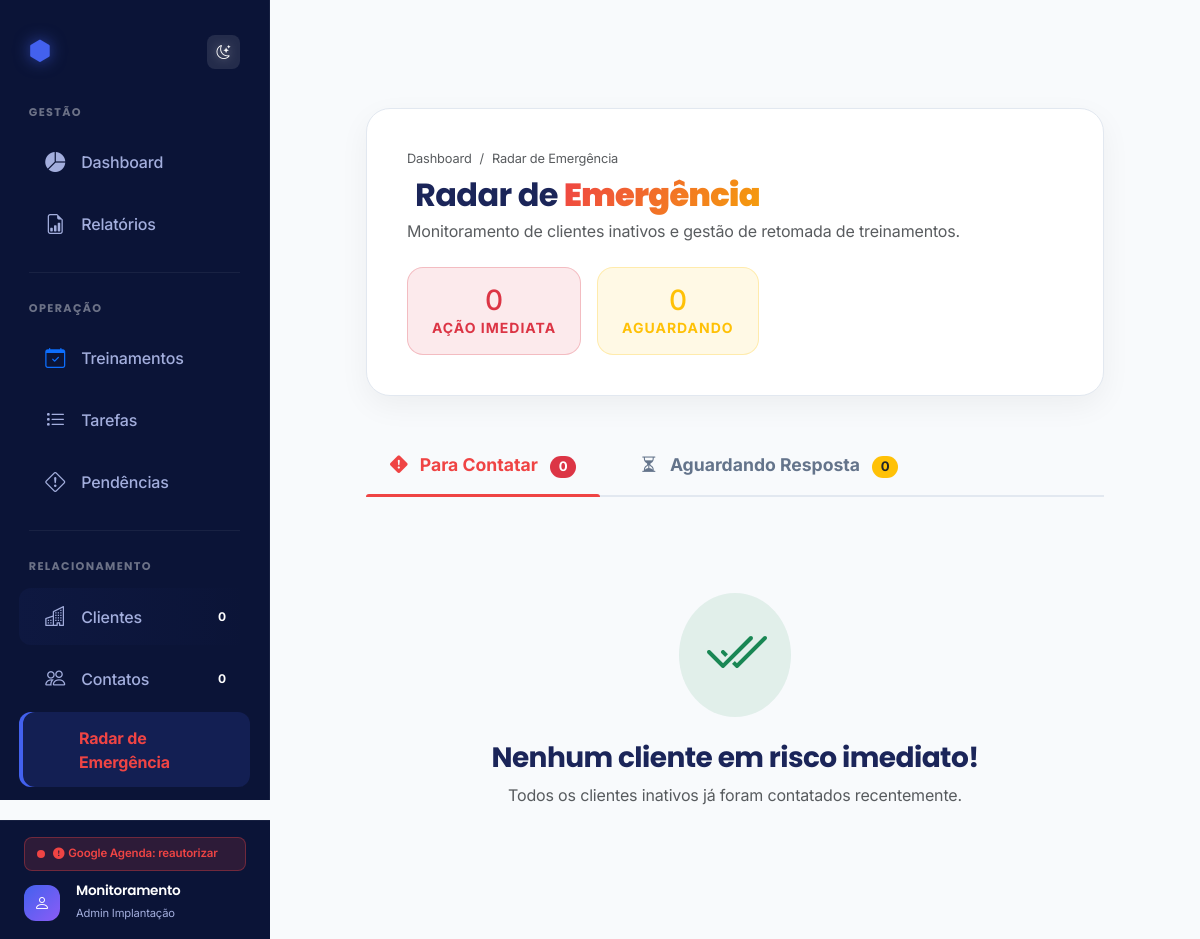
Page /radar_emergencia.php on the earlier database version.
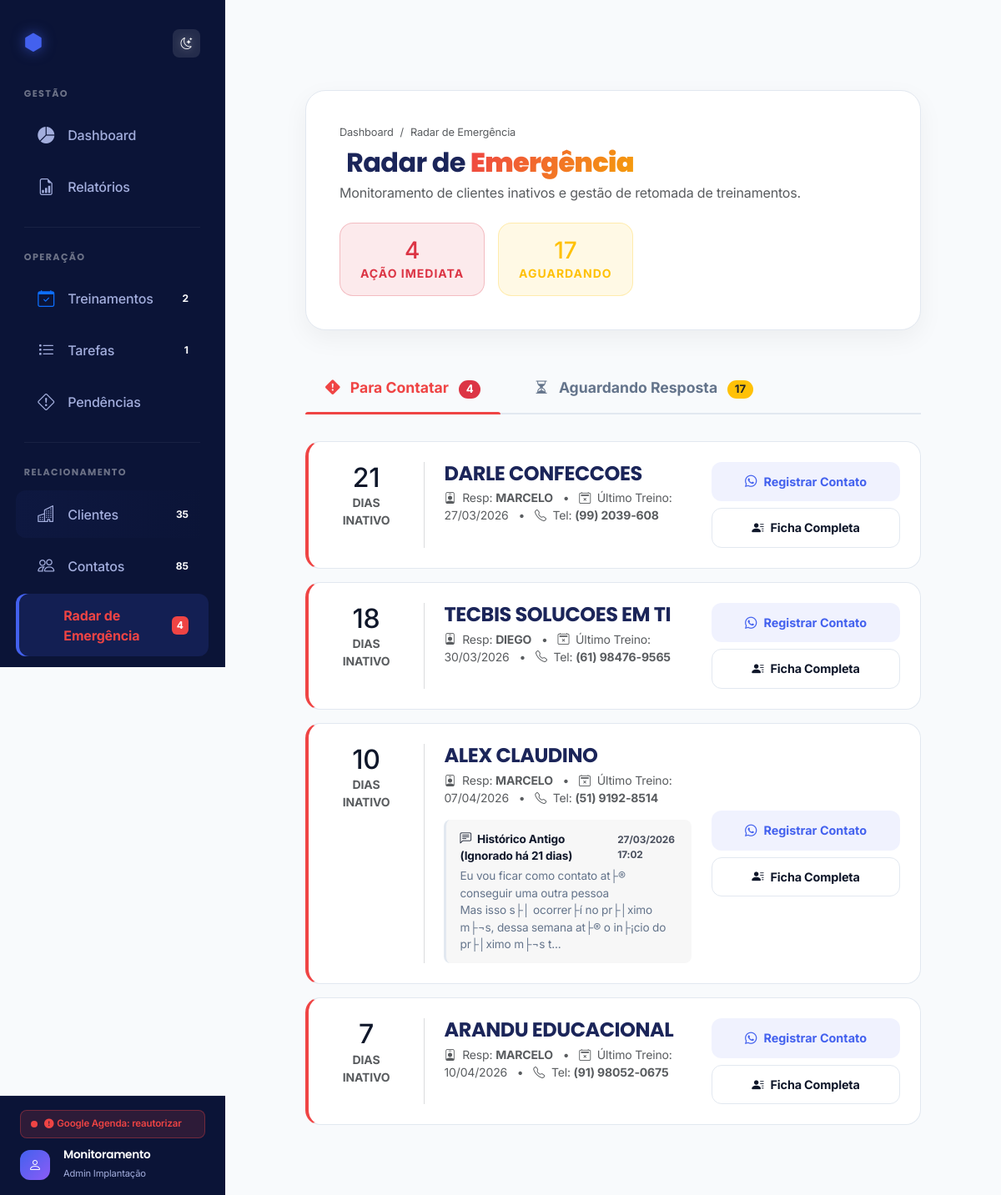
Same page on the later database version.
### tables this page shows
CREATE TABLE `clientes` (
  `id_cliente` int NOT NULL AUTO_INCREMENT,
  `data_criacao` timestamp NULL DEFAULT CURRENT_TIMESTAMP,
  `fantasia` varchar(255) NOT NULL,
  `servidor` varchar(255) DEFAULT NULL,
  `vendedor` varchar(255) DEFAULT NULL,
  `telefone_ddd` varchar(20) DEFAULT NULL,
  `observacao` text,
  `anexo` varchar(255) DEFAULT NULL,
  `status` enum('EM ANDAMENTO','CONCLUIDA','CANCELADA') DEFAULT 'EM ANDAMENTO',
  `data_inicio` date NOT NULL,
  `data_fim` date DEFAULT NULL,
  `emitir_nf` enum('Sim','N├úo') DEFAULT 'N├úo',
  `configurado` enum('Sim','N├úo') DEFAULT 'N├úo',
  `status_tratativa` enum('pendente','em_tratativa') DEFAULT 'pendente',
  `data_inicio_tratativa` datetime DEFAULT NULL,
  `num_licencas` int DEFAULT '0',
  `serial` varchar(100) DEFAULT '',
  `recursos` varchar(255) DEFAULT NULL,
  PRIMARY KEY (`id_cliente`),
  KEY `idx_fantasia` (`fantasia`),
  KEY `idx_data_criacao` (`data_criacao`),
  KEY `idx_status_tratativa` (`status_tratativa`)
);

### radar_emergencia.php (the view, shortened to what the rows shown need)
<?php
require_once 'config.php';
$dias_limite_inatividade = 5;
$dias_aguardando_retorno = 5;
$query_clientes_inativos = "
    SELECT
        c.id_cliente,
        c.fantasia,
        c.vendedor,
        c.data_inicio,
        COALESCE(
            NULLIF(TRIM(c.telefone_ddd), ''),
            (SELECT telefone_ddd FROM contatos ct WHERE ct.id_cliente = c.id_cliente AND ct.telefone_ddd IS NOT NULL AND TRIM(ct.telefone_ddd) != '' LIMIT 1)
        ) AS telefone_ddd,
        MAX(t.data_treinamento) as ulimo_treinamento_data,
        (
            SELECT MAX(data_observacao)
            FROM observacoes_cliente oc
            WHERE oc.id_cliente = c.id_cliente AND oc.tipo = 'CONTATO'
        ) as ultimo_contato_data,
        (
            SELECT conteudo
            FROM observacoes_cliente oc2
            WHERE oc2.id_cliente = c.id_cliente AND oc2.tipo = 'CONTATO'
            ORDER BY oc2.data_observacao DESC LIMIT 1
        ) as ultima_mensagem
    FROM clientes c
    LEFT JOIN treinamentos t ON c.id_cliente = t.id_cliente
    WHERE (c.data_fim IS NULL OR c.data_fim = '0000-00-00')
    AND c.id_cliente NOT IN (
        SELECT DISTINCT id_cliente FROM treinamentos WHERE status = 'PENDENTE'
    )
    GROUP BY c.id_cliente, c.fantasia, c.vendedor, c.data_inicio, c.telefone_ddd
    HAVING
        (ulimo_treinamento_data < DATE_SUB(CURDATE(), INTERVAL :dias_inatividade DAY)) OR
        (ulimo_treinamento_data IS NULL AND c.data_inicio < DATE_SUB(CURDATE(), INTERVAL :dias_inatividade2 DAY))
    ORDER BY ulimo_treinamento_data ASC, c.data_inicio ASC
";
$stmt = $pdo->prepare($query_clientes_inativos);
$stmt->bindValue(':dias_inatividade', $dias_limite_inatividade, PDO::PARAM_INT);
$stmt->bindValue(':dias_inatividade2', $dias_limite_inatividade, PDO::PARAM_INT);
$stmt->execute();
$todos_inativos = $stmt->fetchAll(PDO::FETCH_ASSOC);
$lista_para_contatar = [];
$lista_aguardando_resposta = [];
$hoje_time = time();
foreach ($todos_inativos as $cliente) {
    if ($cliente['ulimo_treinamento_data']) {
        $dias_sem_treinamento = floor(($hoje_time - strtotime($cliente['ulimo_treinamento_data'])) / 86400);
    } else {
        $dias_sem_treinamento = floor(($hoje_time - strtotime($cliente['data_inicio'])) / 86400);
    }
    $cliente['dias_sem_treinamento'] = $dias_sem_treinamento;
    $dias_ultimo_contato = null;
    if ($cliente['ultimo_contato_data']) {
        $dias_ultimo_contato = floor(($hoje_time - strtotime($cliente['ultimo_contato_data'])) / 86400);
    }
    $cliente['dias_ultimo_contato'] = $dias_ultimo_contato;
    if ($dias_ultimo_contato !== null && $dias_ultimo_contato <= $dias_aguardando_retorno) {
        $lista_aguardando_resposta[] = $cliente;
    } else {
        $lista_para_contatar[] = $cliente;
    }
}
include 'header.php';
?>
<div class="container-fluid px-lg-5 py-5">
    <div class="premium-header gsap-reveal">
        <div class="d-flex justify-content-between align-items-center flex-wrap gap-4">
            <div>
                <h2 class="fw-900 mb-1"><i class="bi bi-radar text-danger me-2"></i> Radar de <span class="title-accent">Emergência</span></h2>
            </div>
        </div>
    </div>
    <div class="tab-content" id="radarTabsContent">
        <div class="tab-pane fade show active" id="contatar" role="tabpanel" aria-labelledby="contatar-tab">
            <?php if (empty($lista_para_contatar)): ?>
                <div class="text-center py-5 gsap-reveal mt-5">
                    <div class="bg-success bg-opacity-10 text-success d-inline-flex p-4 rounded-circle mb-4">
                        <i class="bi bi-check2-all display-3"></i>
                    </div>
                    <h3 class="fw-900">Nenhum cliente em risco imediato!</h3>
                    <p class="text-muted">Todos os clientes inativos já foram contatados recentemente.</p>
                </div>
            <?php else: ?>
                <div class="row">
                    <?php foreach ($lista_para_contatar as $c):
                        $is_critical = $c['dias_sem_treinamento'] >= 30;
                        $card_class = $is_critical ? 'client-card-critical' : 'client-card-danger';
                    ?>
                        <div class="col-12 gsap-reveal">
                            <div class="client-card-premium <?= $card_class ?>">
                                <div class="d-flex gap-4 flex-grow-1">
                                    <div class="text-center" style="min-width: 90px;">
                                        <div class="h2 fw-900 <?= $is_critical ? 'text-danger' : 'text-main' ?> mb-0"><?= $c['dias_sem_treinamento'] ?></div>
                                        <div class="small fw-bold text-muted text-uppercase">Dias Inativo</div>
                                    </div>
                                    <div class="flex-grow-1">
                                        <div class="d-flex align-items-center gap-3 mb-1">
                                            <h4 class="fw-900 mb-0"><?= htmlspecialchars($c['fantasia']) ?></h4>
                                        </div>
                                        <div class="text-muted small mb-3">
                                            <i class="bi bi-person-badge me-1"></i> Resp: <span class="fw-bold"><?= htmlspecialchars($c['vendedor'] ?: 'Não definido') ?></span>
                                            <span class="mx-2">•</span>
                                            <i class="bi bi-calendar2-x me-1"></i> Último Treino: <?= $c['ulimo_treinamento_data'] ? date('d/m/Y', strtotime($c['ulimo_treinamento_data'])) : 'Nunca realizou' ?>
                                            <span class="mx-2">•</span>
                                            <i class="bi bi-telephone me-1"></i> Tel: <span class="fw-bold"><?= htmlspecialchars($c['telefone_ddd'] ?: 'Não informado') ?></span>
                                        </div>
                                        <?php if ($c['ultima_mensagem']): ?>
                                            <div class="message-box mt-3">
                                                <div class="fw-bold text-main mb-1 d-flex justify-content-between align-items-center">
                                                    <span><i class="bi bi-chat-left-text me-1"></i> Histórico Antigo (Ignorado há <?= $c['dias_ultimo_contato'] ?> dias)</span>
                                                    <span class="small opacity-75"><?= date('d/m/Y H:i', strtotime($c['ultimo_contato_data'])) ?></span>
                                                </div>
                                                <?= nl2br(htmlspecialchars(mb_strimwidth($c['ultima_mensagem'], 0, 150, "..."))) ?>
                                            </div>
                                        <?php endif; ?>
                                    </div>
                                </div>
                                <div class="d-flex flex-column justify-content-center align-items-end gap-2 ps-4" style="min-width: 250px;">
                                    <button class="btn btn-action-premium btn-contact w-100 justify-content-center"
                                            onclick="abrirModalContato(<?= $c['id_cliente'] ?>, '<?= htmlspecialchars(addslashes($c['fantasia'])) ?>')">
                                        <i class="bi bi-whatsapp"></i> Registrar Contato
                                    </button>
                                    <a href="treinamentos_cliente.php?id_cliente=<?= $c['id_cliente'] ?>" class="btn btn-action-premium btn-ficha w-100 justify-content-center">
                                        <i class="bi bi-person-lines-fill"></i> Ficha Completa
                                    </a>
                                </div>
                            </div>
                        </div>
                    <?php endforeach; ?>
                </div>
            <?php endif; ?>
        </div>
    </div>
</div>
<?php include 'footer.php'; ?>

Differences in the rows shown:
added clientes: dias_sem_treinamento "21", fantasia "DARLE CONFECCOES", vendedor "MARCELO", ulimo_treinamento_data "27/03/2026", telefone_ddd "(99) 2039-608"
added clientes: dias_sem_treinamento "18", fantasia "TECBIS SOLUCOES EM TI", vendedor "DIEGO", ulimo_treinamento_data "30/03/2026", telefone_ddd "(61) 98476-9565"
added clientes: dias_sem_treinamento "10", fantasia "ALEX CLAUDINO", vendedor "MARCELO", ulimo_treinamento_data "07/04/2026", telefone_ddd "(51) 9192-8514", dias_ultimo_contato "21", ultimo_contato_data "27/03/2026 17:02", ultima_mensagem "Eu vou ficar como contato at├® conseguir uma outra pessoa Mas isso s├│ ocorrer├í no pr├│ximo m├¬s, dessa semana at├® o in├¡cio do pr├│ximo m├¬s t..."
added clientes: dias_sem_treinamento "7", fantasia "ARANDU EDUCACIONAL", vendedor "MARCELO", ulimo_treinamento_data "10/04/2026", telefone_ddd "(91) 98052-0675"
Other differences:
$total_treinamentos_pendentes: (not shown) → "2"
$total_tarefas: (not shown) → "1"
$total_clientes: "0" → "35"
$total_contatos: "0" → "85"
$total_radar: (not shown) → "4"
count($lista_para_contatar): "0" → "4"
count($lista_aguardando_resposta): "0" → "17"
text no longer shown: "Nenhum cliente em risco imediato! Todos os clientes inativos já foram contatados recentemente."
